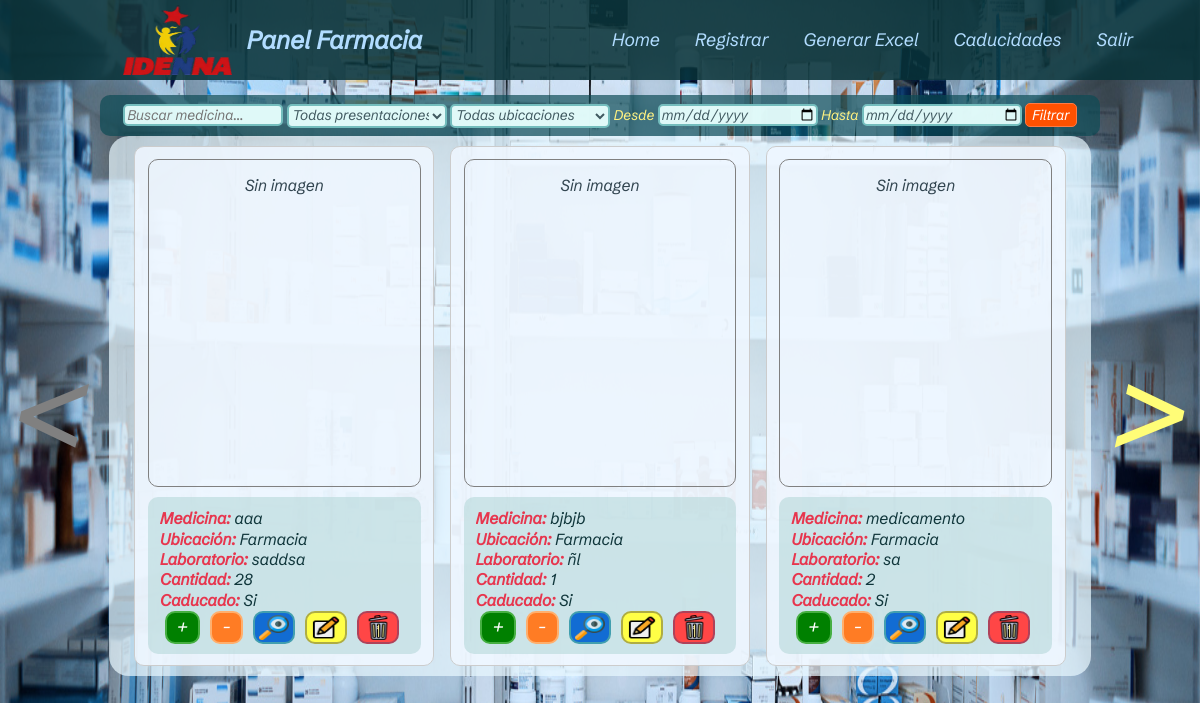
The app's page /panel_principal/ (signed in), older data.
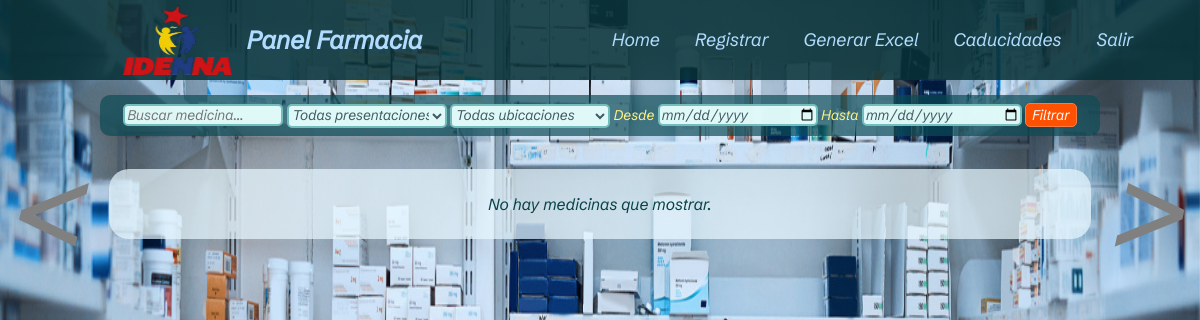
The same page, newer data.
### app_medicinas/models.py (models this page shows, shortened)
class Medicina(models.Model):
    id_medicina = models.AutoField(primary_key=True)
    imagen_medicina = models.ImageField(upload_to=fotos_medicinas_upload_path, null=True, blank=True)
    medicina = models.CharField(max_length=400, null=False, blank=False, default="No indica", validators=[MinLengthValidator(2)])
    presentacion = models.ForeignKey(Presentacion_Medicamento, on_delete=models.PROTECT, null=False, related_name="fk_presentacion_medicamento")
    cantidad = models.IntegerField(default=0, null=False, validators=[MaxValueValidator(100000), MinValueValidator(0)])
    laboratorio = models.CharField(max_length=350, null=True, default="No indica", validators=[MinLengthValidator(2)])
    ubicacion = models.ForeignKey(Ubicacion, on_delete=models.PROTECT, null=False, related_name="fk_ubicacion")
    anaquel = models.CharField(max_length=100, default="No indica", validators=[MinLengthValidator(1)])
    descripcion = models.TextField(max_length=800, null=False, blank=False)
    observaciones = models.TextField(max_length=800, null=True, blank=True)
    creador_del_registro = models.CharField(max_length=350, null=False, blank=False, default="No indica", validators=[MinLengthValidator(2)])
    historial_edicion = models.TextField(null=False, blank=False, default="Nadie")
    fecha_registro = models.DateField(null=False, blank=False, default=timezone.now().date)
    fecha_caducidad = models.DateField(null=True, blank=True, default=None)
    caducado = models.BooleanField(default=False, blank=True, null=True)
    objects = Medicina_Contador_Caducidad()
    class Meta:
        db_table = 'medicinas'
        indexes = [
            models.Index(fields=['caducado', 'fecha_caducidad'])
        ]
    def save(self, *args, **kwargs):
        es_nuevo = self.pk is None
        imagen_anterior = None
        if not es_nuevo:
            try:
                instancia_anterior = Medicina.objects.get(pk=self.pk)
                imagen_anterior = instancia_anterior.imagen_medicina
            except Medicina.DoesNotExist:
                pass
        carpeta_media = os.path.join(settings.MEDIA_ROOT, 'fotos_medicinas')
        os.makedirs(carpeta_media, exist_ok=True)
        super().save(*args, **kwargs)
    def caducir(self):
        hoy = timezone.now().date()
        if self.fecha_caducidad and self.fecha_caducidad <= hoy:
            self.caducado = True
            self.save(update_fields=['caducado'])
        else:
            self.caducado = False
            self.save(update_fields=['caducado'])

class Ubicacion(models.Model):
    id_ubicacion = models.AutoField(primary_key=True)
    desc_ubicacion = models.CharField(max_length=400, default="No indica", validators=[MinLengthValidator(2)])
    estado = models.BooleanField(default=True)
    class Meta:
        db_table = 'ubicaciones'

### app_medicinas/views.py (the view, shortened to what this page needs)
    def wrapper(request, *args, **kwargs):
        mensaje_error = None
        try:
            return vista_recibida(request, *args, **kwargs)
        except TypeError as e:
            mensaje_error = 'Lo sentimos, hubo un error interno en el proceso'
            logger.error(f'!!! ERROR OBTENIDO !!!:\n\n{e}')
            return render(request, 'error.html', {'error_obtenido': mensaje_error})
        except Http404 as e:
            mensaje_error = error_no_encontrado
            logger.error(f'!!! ERROR OBTENIDO !!!:\n\n{e}')
            return render(request, 'error.html', {'error_obtenido': mensaje_error})

### app_medicinas/views.py (called while the page is built, shortened)
def manejo_errores(vista_recibida):
    def wrapper(request, *args, **kwargs):
        mensaje_error = None
        try:
            return vista_recibida(request, *args, **kwargs)
        except TypeError as e:
            mensaje_error = 'Lo sentimos, hubo un error interno en el proceso'
            logger.error(f'!!! ERROR OBTENIDO !!!:\n\n{e}')
            return render(request, 'error.html', {'error_obtenido': mensaje_error})
        except Http404 as e:
            mensaje_error = error_no_encontrado
            logger.error(f'!!! ERROR OBTENIDO !!!:\n\n{e}')
            return render(request, 'error.html', {'error_obtenido': mensaje_error})
    return wrapper

### gestor_medicinas/templates/panel_principal.html (shortened to what this page needs)
{% extends 'base.html' %}
{% load static %}
{% block head %}
    <link rel="stylesheet" href="{% static 'css/panel_principal.css' %}">
{% endblock %}
{% block body %}
<main class="noshow">
    <div class="cont_form_filtros">
        <form method="get" action="" class="formulario_filtros">
            <input type="text" name="filtro_medicina" placeholder="Buscar medicina..." value="{{ filtro_medicina }}" class="campo">
            <select name="filtro_presentacion" class="campo">
                <option value="">Todas presentaciones</option>
            </select>
            <select name="filtro_ubicacion" class="campo">
                <option value="">Todas ubicaciones</option>
            </select>
            <div class="cont_filtro_fecha">
                <label for="fecha_desde" class="label_fecha">Desde</label>
                <input type="date"
                       id="fecha_desde"
                       name="fecha_desde"
                       value="{{ fecha_desde }}"
                       class="campo">
            </div>
            <div class="cont_filtro_fecha">
                <label for="fecha_hasta" class="label_fecha">Hasta</label>
                <input type="date"
                       id="fecha_hasta"
                       name="fecha_hasta"
                       value="{{ fecha_hasta }}"
                       class="campo">
            </div>
            <button type="submit" class="boton_filtro">Filtrar</button>
        </form>
    </div>
    <div style="display:flex; align-items:center; justify-content:center; gap:10px; flex-wrap: nowrap;">
        {% if page_obj.has_previous %}
            {% if filtros_qs %}
                <a href="?page={{ page_obj.previous_page_number }}&{{ filtros_qs }}"
                   class="btn_paginacion">&lt;</a>
            {% else %}
                <a href="?page={{ page_obj.previous_page_number }}"
                   class="btn_paginacion">&lt;</a>
            {% endif %}
        {% else %}
            <span class="btn_paginacion_disabled">&lt;</span>
        {% endif %}
        <div class="panel">
            {% for medicina in page_obj %}
            <div class="medicina" style="border:1px solid #ccc; padding:10px; width:300px; box-sizing:border-box;">
                <div class="cont_imagen_medicina" style="text-align:center; margin-bottom:10px;">
                    {% if not medicina.imagen_medicina %}
                        <p class="texto_sin_img">Sin imagen</p>
                    {% else %}
                        {% if not medicina.imagen_existe %}
                            <p class="texto_img_perdida">Imagen perdida</p>
                        {% else %}
                            <img src="{{ medicina.imagen_medicina.url }}" alt="imagen medicina" class="imagen_medicina"/>
                        {% endif %}
                    {% endif %}
                </div>
                <div class="info_medicina">
                    <p class="desc_medicina">
                        <span class="span_desc_medicina">Medicina:</span> {{ medicina.medicina }}
                    </p>
                    <p class="desc_medicina">
                        <span class="span_desc_medicina">Ubicación:</span>
                        {% if medicina.ubicacion %}
                            {{ medicina.ubicacion.desc_ubicacion }}
                        {% else %}
                            Sin ubicación
                        {% endif %}
                    </p>
                    <p class="desc_medicina">
                        <span class="span_desc_medicina">Laboratorio:</span>
                         {{ medicina.laboratorio }}
                    </p>
                    <p class="desc_medicina">
                        <span class="span_desc_medicina">Cantidad:</span>
                         {{ medicina.cantidad }}
                    </p>
                    <p class="desc_medicina">
                        <span class="span_desc_medicina">Caducado:</span>
                        {% if medicina.caducado == True %}
                            Si
                        {% else %}
                            No
                        {% endif %}
                    </p>
                    <div class="caja_acciones" style="display:flex; gap:10px;">
                        <button type="button" class="btn_sumar"
                                data-id="{{ medicina.id_medicina }}"
                                data-desc="{{ medicina.medicina }}"
                                data-cantidad="{{ medicina.cantidad }}">+</button>
                        <button type="button" class="btn_restar"
                                data-id="{{ medicina.id_medicina }}"
                                data-desc="{{ medicina.medicina }}"
                                data-cantidad="{{ medicina.cantidad }}">-</button>
                        {% if filtros_qs %}
                            <a href="{% url 'ver_medicina' medicina.id_medicina %}?{{ filtros_qs }}" class="btn_ver">
                        {% else %}
                            <a href="{% url 'ver_medicina' medicina.id_medicina %}" class="btn_ver">
                        {% endif %}
                            <img src="{% static 'img/ico_ver.webp' %}" alt="icono" class="ico_boton">
                        </a>
                        {% if filtros_qs %}
                            <a href="{% url 'edicion_medicina' medicina.id_medicina %}?{{ filtros_qs }}" class="btn_editar">
                        {% else %}
                            <a href="{% url 'edicion_medicina' medicina.id_medicina %}" class="btn_editar">
                        {% endif %}
                            <img src="{% static 'img/ico_editar.webp' %}" alt="icono" class="ico_boton">
                        </a>
                        <button type="button" class="btn_borrar"
                                data-id="{{ medicina.id_medicina }}"
                                data-desc="{{ medicina.medicina }}">
                                <img src="{% static 'img/ico_borrar.webp' %}" alt="icono" class="ico_boton">
                        </button>
                    </div>
                </div>
            </div>
            {% empty %}
                <p class="texto_sin_medicinas">No hay medicinas que mostrar.</p>
            {% endfor %}
        </div>
        {% if page_obj.has_next %}
            {% if filtros_qs %}
                <a href="?page={{ page_obj.next_page_number }}&{{ filtros_qs }}"
                   class="btn_paginacion">&gt;</a>
            {% else %}
                <a href="?page={{ page_obj.next_page_number }}"
                   class="btn_paginacion">&gt;</a>
            {% endif %}
        {% else %}
            <span class="btn_paginacion_disabled">&gt;</span>
        {% endif %}
    </div>
</main>
{% endblock %}

### gestor_medicinas/templates/base.html (shortened to what this page needs)
{% load static %}
<!DOCTYPE html>
<html lang="es-ve">
<head>
    <link rel="stylesheet" href="{% static 'css/normalize.css' %}">
    <link rel="stylesheet" href="{% static 'css/base.css' %}">
    {% block head %}{% endblock %}
</head>
<body>
    <header class="cabecera">
        <div class="cont_info1">
            <img src="../static/img/idenna_logo2.webp" alt="logo idenna" class="logo_idena">
            <h1 class="titulo">Panel Farmacia</h1>
        </div>
        <nav class="navegacion_links">
            <a href="{% url 'panel_principal' %}?page={{ request.GET.page }}&filtro_desc_medicina={{ request.GET.filtro_desc_medicina|urlencode }}&filtro_almacen={{ request.GET.filtro_almacen|urlencode }}" class="link">Home</a>
            <a href="{% url 'registrar_medicina' %}?page={{ request.GET.page }}&filtro_desc_medicina={{ request.GET.filtro_desc_medicina|urlencode }}&filtro_almacen={{ request.GET.filtro_almacen|urlencode }}" class="link">
                Registrar
            </a>
            <a href="{% url 'generar_excel' %}?{{ filtros_qs }}" class="link">
            Generar Excel
            </a>
            <a href="{% url 'caducidades' %}" class="link">
            Caducidades
            </a>
            <a href="{% url 'cerrar_seccion' %}" class="link">
            Salir
            </a>
        </nav>
    </header>
    {% block body %}
    {% endblock %}
</body>
</html>

### gestor_medicinas/static/css/base.css (style rules this page uses)
* { box-sizing: border-box; font-family: 'Bahnschrift', 'Calibri', 'Arial Narrow' ; color: rgb(8, 66, 68); font-family:'SchibstedGrotesk' ; }
a { text-decoration: none; text-align: center; }
.cabecera { background-color: rgba(9, 50, 56, 0.87); margin: 0px 0px 15px 0px; width: 100%; height: 80px; display: flex; flex-direction: row; justify-content: space-between; align-items: center; }
.cont_info1 { display: flex; flex-direction: row; flex-direction: wrap; width: 50%; align-items: center; justify-content: center; }
.logo_idena { width: 20%; height: 70px; margin-right: 15px; }
.titulo { font-size: 25px; font-style: italic; font-weight: bold; color: rgb(177, 220, 255); }
.navegacion_links { width: 60%; padding: 4px; display: flex; flex-direction: row; gap: 25px; justify-content: center; align-items: center; }
.link { font-size: 18px; font-style: italic; padding: 5px; color: rgb(177, 220, 255); }
body { background-image: url(/static/img/fondo.webp); background-color: white; background-repeat: no-repeat; background-size: 100% 100%; background-attachment: fixed; margin: 0px; }

### gestor_medicinas/static/css/panel_principal.css (style rules this page uses)
.panel { background-color: rgba(233, 248, 255, 0.705); margin-left: auto; margin-right: auto; margin-bottom: 15px; width: 90%; border-radius: 20px; padding: 10px; display: flex; flex-wrap: wrap; justify-content:space-evenly; max-width: 90vw; }
.formulario_filtros { background-color: rgba(13, 74, 85, 0.692); padding: 8px; width: 1000px; display: block; text-align: center; margin-left: auto; margin-right: auto; border-radius: 10px; font-size: 14px; }
.cont_filtro_fecha { display: inline; }
.label_fecha { color: rgb(255, 242, 129); }
.campo { border-radius: 5px; width: 160px; background-color: rgba(231, 255, 253, 0.952); border: 2px solid rgb(116, 189, 189); color: rgb(65, 90, 97); }
.boton_filtro { background-color: rgb(255, 81, 0); border-radius: 5px; border: 1.5px solid rgb(255, 122, 69); padding: 3px 6px; color: white; cursor: pointer; }
.btn_paginacion_disabled { color:gray; font-size: 124px; padding: 5px 10px; }

Row changes from the older to the newer data that the page shows:
removed Medicina: imagen_medicina "Sin imagen", medicina "aaa", ubicacion.desc_ubicacion "Farmacia", laboratorio "saddsa", cantidad "28", caducado "Si"
removed Medicina: imagen_medicina "Sin imagen", medicina "bjbjb", ubicacion.desc_ubicacion "Farmacia", laboratorio "ñl", cantidad "1", caducado "Si"
removed Medicina: imagen_medicina "Sin imagen", medicina "medicamento", ubicacion.desc_ubicacion "Farmacia", laboratorio "sa", cantidad "2", caducado "Si"
Text that changed along with them:
text now shown: "No hay medicinas que mostrar."
